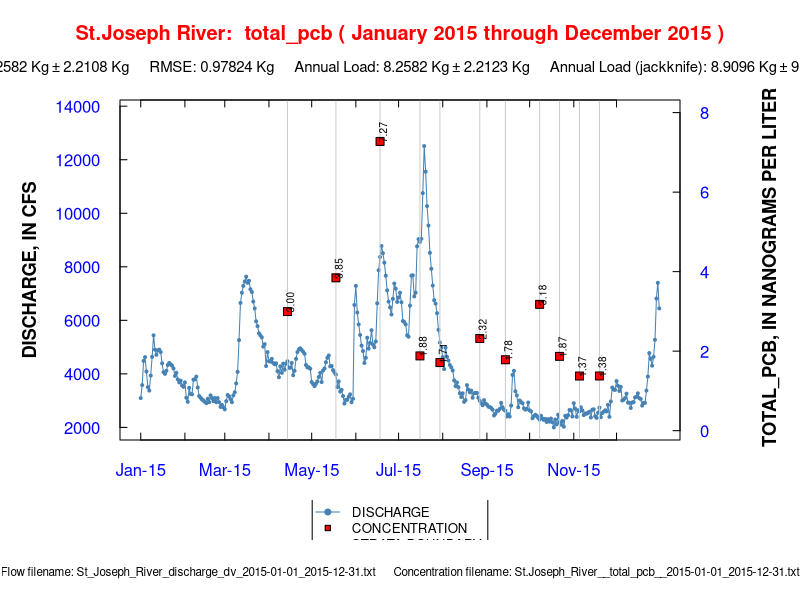
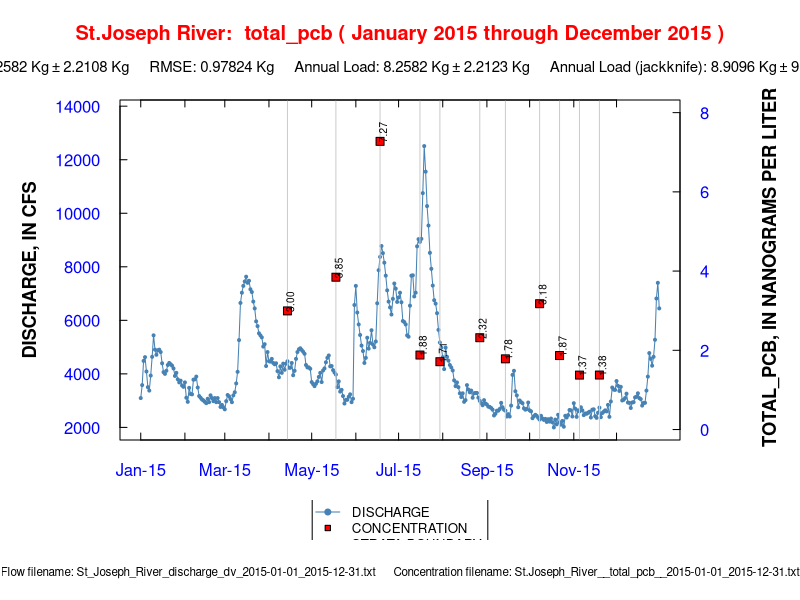

These charts were generated, in order, by the following R code:
 flow<-data.frame(cbind(Date=1,Q=rep(0,         365 )))
 colnames(flow)<-c("Date","Q")
 conc<-data.frame(cbind(Date=1,Q=rep(0,          11 )))
 colnames(conc)<-c("Date","Conc")
 num_strata<-1
 bound<-data.frame(Date=rep(0,           0 ))
 strata<-data.frame(Date=rep(0,           1 ))
flow$Date[1] <- "2015-01-01"; flow$Q[1] <-3095.499
flow$Date[2] <- "2015-01-02"; flow$Q[2] <-3579.569
flow$Date[3] <- "2015-01-03"; flow$Q[3] <-4484.015
flow$Date[4] <- "2015-01-04"; flow$Q[4] <-4624.141
flow$Date[5] <- "2015-01-05"; flow$Q[5] <-4089.116
flow$Date[6] <- "2015-01-06"; flow$Q[6] <-3503.137
flow$Date[7] <- "2015-01-07"; flow$Q[7] <-3375.750
flow$Date[8] <- "2015-01-08"; flow$Q[8] <-3936.252
flow$Date[9] <- "2015-01-09"; flow$Q[9] <-4636.879
flow$Date[10] <- "2015-01-10"; flow$Q[10] <-5439.416
flow$Date[11] <- "2015-01-11"; flow$Q[11] <-4904.392
flow$Date[12] <- "2015-01-12"; flow$Q[12] <-4713.312
flow$Date[13] <- "2015-01-13"; flow$Q[13] <-4878.914
flow$Date[14] <- "2015-01-14"; flow$Q[14] <-4904.392
flow$Date[15] <- "2015-01-15"; flow$Q[15] <-4815.221
flow$Date[16] <- "2015-01-16"; flow$Q[16] <-4394.845
flow$Date[17] <- "2015-01-17"; flow$Q[17] <-4063.639
flow$Date[18] <- "2015-01-18"; flow$Q[18] <-3999.945
flow$Date[19] <- "2015-01-19"; flow$Q[19] <-4114.594
flow$Date[20] <- "2015-01-20"; flow$Q[20] <-4331.151
flow$Date[21] <- "2015-01-21"; flow$Q[21] <-4407.583
flow$Date[22] <- "2015-01-22"; flow$Q[22] <-4356.628
flow$Date[23] <- "2015-01-23"; flow$Q[23] <-4305.674
flow$Date[24] <- "2015-01-24"; flow$Q[24] <-4203.764
flow$Date[25] <- "2015-01-25"; flow$Q[25] <-3923.513
flow$Date[26] <- "2015-01-26"; flow$Q[26] <-4038.161
flow$Date[27] <- "2015-01-27"; flow$Q[27] <-3796.127
flow$Date[28] <- "2015-01-28"; flow$Q[28] <-3681.478
flow$Date[29] <- "2015-01-29"; flow$Q[29] <-3745.172
flow$Date[30] <- "2015-01-30"; flow$Q[30] <-3566.830
flow$Date[31] <- "2015-01-31"; flow$Q[31] <-3515.876
flow$Date[32] <- "2015-02-01"; flow$Q[32] <-3681.478
flow$Date[33] <- "2015-02-02"; flow$Q[33] <-3108.238
flow$Date[34] <- "2015-02-03"; flow$Q[34] <-2955.374
flow$Date[35] <- "2015-02-04"; flow$Q[35] <-3477.660
flow$Date[36] <- "2015-02-05"; flow$Q[36] <-3248.363
flow$Date[37] <- "2015-02-06"; flow$Q[37] <-3235.625
flow$Date[38] <- "2015-02-07"; flow$Q[38] <-3783.388
flow$Date[39] <- "2015-02-08"; flow$Q[39] <-3796.127
flow$Date[40] <- "2015-02-09"; flow$Q[40] <-3898.036
flow$Date[41] <- "2015-02-10"; flow$Q[41] <-3490.398
flow$Date[42] <- "2015-02-11"; flow$Q[42] <-3171.931
flow$Date[43] <- "2015-02-12"; flow$Q[43] <-3108.238
flow$Date[44] <- "2015-02-13"; flow$Q[44] <-3044.544
flow$Date[45] <- "2015-02-14"; flow$Q[45] <-3006.328
flow$Date[46] <- "2015-02-15"; flow$Q[46] <-2955.374
flow$Date[47] <- "2015-02-16"; flow$Q[47] <-2904.419
flow$Date[48] <- "2015-02-17"; flow$Q[48] <-3070.022
flow$Date[49] <- "2015-02-18"; flow$Q[49] <-2942.635
flow$Date[50] <- "2015-02-19"; flow$Q[50] <-3197.409
flow$Date[51] <- "2015-02-20"; flow$Q[51] <-3095.499
flow$Date[52] <- "2015-02-21"; flow$Q[52] <-2980.851
flow$Date[53] <- "2015-02-22"; flow$Q[53] <-3095.499
flow$Date[54] <- "2015-02-23"; flow$Q[54] <-2942.635
flow$Date[55] <- "2015-02-24"; flow$Q[55] <-3095.499
flow$Date[56] <- "2015-02-25"; flow$Q[56] <-2942.635
flow$Date[57] <- "2015-02-26"; flow$Q[57] <-2764.294
flow$Date[58] <- "2015-02-27"; flow$Q[58] <-2840.726
flow$Date[59] <- "2015-02-28"; flow$Q[59] <-2751.555
flow$Date[60] <- "2015-03-01"; flow$Q[60] <-2675.123
flow$Date[61] <- "2015-03-02"; flow$Q[61] <-2980.851
flow$Date[62] <- "2015-03-03"; flow$Q[62] <-3210.147
flow$Date[63] <- "2015-03-04"; flow$Q[63] <-3159.193
flow$Date[64] <- "2015-03-05"; flow$Q[64] <-3057.283
flow$Date[65] <- "2015-03-06"; flow$Q[65] <-2942.635
flow$Date[66] <- "2015-03-07"; flow$Q[66] <-3197.409
flow$Date[67] <- "2015-03-08"; flow$Q[67] <-3312.057
flow$Date[68] <- "2015-03-09"; flow$Q[68] <-3643.262
flow$Date[69] <- "2015-03-10"; flow$Q[69] <-4076.378
flow$Date[70] <- "2015-03-11"; flow$Q[70] <-5261.075
flow$Date[71] <- "2015-03-12"; flow$Q[71] <-6649.591
flow$Date[72] <- "2015-03-13"; flow$Q[72] <-7031.751
flow$Date[73] <- "2015-03-14"; flow$Q[73] <-7286.525
flow$Date[74] <- "2015-03-15"; flow$Q[74] <-7452.128
flow$Date[75] <- "2015-03-16"; flow$Q[75] <-7630.469
flow$Date[76] <- "2015-03-17"; flow$Q[76] <-7401.173
flow$Date[77] <- "2015-03-18"; flow$Q[77] <-7477.605
flow$Date[78] <- "2015-03-19"; flow$Q[78] <-7159.138
flow$Date[79] <- "2015-03-20"; flow$Q[79] <-7057.229
flow$Date[80] <- "2015-03-21"; flow$Q[80] <-6700.546
flow$Date[81] <- "2015-03-22"; flow$Q[81] <-6445.772
flow$Date[82] <- "2015-03-23"; flow$Q[82] <-5961.702
flow$Date[83] <- "2015-03-24"; flow$Q[83] <-5783.361
flow$Date[84] <- "2015-03-25"; flow$Q[84] <-5515.848
flow$Date[85] <- "2015-03-26"; flow$Q[85] <-5439.416
flow$Date[86] <- "2015-03-27"; flow$Q[86] <-5362.984
flow$Date[87] <- "2015-03-28"; flow$Q[87] <-5019.040
flow$Date[88] <- "2015-03-29"; flow$Q[88] <-5108.211
flow$Date[89] <- "2015-03-30"; flow$Q[89] <-4292.935
flow$Date[90] <- "2015-03-31"; flow$Q[90] <-4815.221
flow$Date[91] <- "2015-04-01"; flow$Q[91] <-4471.277
flow$Date[92] <- "2015-04-02"; flow$Q[92] <-4458.538
flow$Date[93] <- "2015-04-03"; flow$Q[93] <-4560.447
flow$Date[94] <- "2015-04-04"; flow$Q[94] <-4407.583
flow$Date[95] <- "2015-04-05"; flow$Q[95] <-4356.628
flow$Date[96] <- "2015-04-06"; flow$Q[96] <-4394.845
flow$Date[97] <- "2015-04-07"; flow$Q[97] <-4101.855
flow$Date[98] <- "2015-04-08"; flow$Q[98] <-3872.559
flow$Date[99] <- "2015-04-09"; flow$Q[99] <-4280.196
flow$Date[100] <- "2015-04-10"; flow$Q[100] <-4038.161
flow$Date[101] <- "2015-04-11"; flow$Q[101] <-4382.106
flow$Date[102] <- "2015-04-12"; flow$Q[102] <-4152.810
flow$Date[103] <- "2015-04-13"; flow$Q[103] <-4382.106
flow$Date[104] <- "2015-04-14"; flow$Q[104] <-4471.277
flow$Date[105] <- "2015-04-15"; flow$Q[105] <-4229.242
flow$Date[106] <- "2015-04-16"; flow$Q[106] <-4229.242
flow$Date[107] <- "2015-04-17"; flow$Q[107] <-4407.583
flow$Date[108] <- "2015-04-18"; flow$Q[108] <-3948.991
flow$Date[109] <- "2015-04-19"; flow$Q[109] <-4114.594
flow$Date[110] <- "2015-04-20"; flow$Q[110] <-4560.447
flow$Date[111] <- "2015-04-21"; flow$Q[111] <-4815.221
flow$Date[112] <- "2015-04-22"; flow$Q[112] <-4917.130
flow$Date[113] <- "2015-04-23"; flow$Q[113] <-4955.346
flow$Date[114] <- "2015-04-24"; flow$Q[114] <-4891.653
flow$Date[115] <- "2015-04-25"; flow$Q[115] <-4827.960
flow$Date[116] <- "2015-04-26"; flow$Q[116] <-4751.528
flow$Date[117] <- "2015-04-27"; flow$Q[117] <-4331.151
flow$Date[118] <- "2015-04-28"; flow$Q[118] <-4241.980
flow$Date[119] <- "2015-04-29"; flow$Q[119] <-4241.980
flow$Date[120] <- "2015-04-30"; flow$Q[120] <-4191.026
flow$Date[121] <- "2015-05-01"; flow$Q[121] <-3694.217
flow$Date[122] <- "2015-05-02"; flow$Q[122] <-3617.785
flow$Date[123] <- "2015-05-03"; flow$Q[123] <-3541.353
flow$Date[124] <- "2015-05-04"; flow$Q[124] <-3630.524
flow$Date[125] <- "2015-05-05"; flow$Q[125] <-3719.694
flow$Date[126] <- "2015-05-06"; flow$Q[126] <-3885.297
flow$Date[127] <- "2015-05-07"; flow$Q[127] <-4038.161
flow$Date[128] <- "2015-05-08"; flow$Q[128] <-3694.217
flow$Date[129] <- "2015-05-09"; flow$Q[129] <-4127.332
flow$Date[130] <- "2015-05-10"; flow$Q[130] <-4203.764
flow$Date[131] <- "2015-05-11"; flow$Q[131] <-4433.061
flow$Date[132] <- "2015-05-12"; flow$Q[132] <-4598.663
flow$Date[133] <- "2015-05-13"; flow$Q[133] <-4687.834
flow$Date[134] <- "2015-05-14"; flow$Q[134] <-4280.196
flow$Date[135] <- "2015-05-15"; flow$Q[135] <-4292.935
flow$Date[136] <- "2015-05-16"; flow$Q[136] <-4140.071
flow$Date[137] <- "2015-05-17"; flow$Q[137] <-4050.900
flow$Date[138] <- "2015-05-18"; flow$Q[138] <-3974.468
flow$Date[139] <- "2015-05-19"; flow$Q[139] <-3503.137
flow$Date[140] <- "2015-05-20"; flow$Q[140] <-3719.694
flow$Date[141] <- "2015-05-21"; flow$Q[141] <-3337.534
flow$Date[142] <- "2015-05-22"; flow$Q[142] <-3401.227
flow$Date[143] <- "2015-05-23"; flow$Q[143] <-3171.931
flow$Date[144] <- "2015-05-24"; flow$Q[144] <-2891.680
flow$Date[145] <- "2015-05-25"; flow$Q[145] <-3031.806
flow$Date[146] <- "2015-05-26"; flow$Q[146] <-3031.806
flow$Date[147] <- "2015-05-27"; flow$Q[147] <-3146.454
flow$Date[148] <- "2015-05-28"; flow$Q[148] <-3235.625
flow$Date[149] <- "2015-05-29"; flow$Q[149] <-2942.635
flow$Date[150] <- "2015-05-30"; flow$Q[150] <-3070.022
flow$Date[151] <- "2015-05-31"; flow$Q[151] <-6573.159
flow$Date[152] <- "2015-06-01"; flow$Q[152] <-7286.525
flow$Date[153] <- "2015-06-02"; flow$Q[153] <-6292.908
flow$Date[154] <- "2015-06-03"; flow$Q[154] <-5847.054
flow$Date[155] <- "2015-06-04"; flow$Q[155] <-5452.155
flow$Date[156] <- "2015-06-05"; flow$Q[156] <-5057.256
flow$Date[157] <- "2015-06-06"; flow$Q[157] <-4853.437
flow$Date[158] <- "2015-06-07"; flow$Q[158] <-4407.583
flow$Date[159] <- "2015-06-08"; flow$Q[159] <-4598.663
flow$Date[160] <- "2015-06-09"; flow$Q[160] <-5350.245
flow$Date[161] <- "2015-06-10"; flow$Q[161] <-4942.608
flow$Date[162] <- "2015-06-11"; flow$Q[162] <-5159.165
flow$Date[163] <- "2015-06-12"; flow$Q[163] <-5630.496
flow$Date[164] <- "2015-06-13"; flow$Q[164] <-5095.472
flow$Date[165] <- "2015-06-14"; flow$Q[165] <-4993.562
flow$Date[166] <- "2015-06-15"; flow$Q[166] <-5210.120
flow$Date[167] <- "2015-06-16"; flow$Q[167] <-6636.852
flow$Date[168] <- "2015-06-17"; flow$Q[168] <-7872.504
flow$Date[169] <- "2015-06-18"; flow$Q[169] <-8369.313
flow$Date[170] <- "2015-06-19"; flow$Q[170] <-8776.950
flow$Date[171] <- "2015-06-20"; flow$Q[171] <-8509.438
flow$Date[172] <- "2015-06-21"; flow$Q[172] <-8152.755
flow$Date[173] <- "2015-06-22"; flow$Q[173] <-7668.685
flow$Date[174] <- "2015-06-23"; flow$Q[174] <-7120.922
flow$Date[175] <- "2015-06-24"; flow$Q[175] <-6700.546
flow$Date[176] <- "2015-06-25"; flow$Q[176] <-6483.988
flow$Date[177] <- "2015-06-26"; flow$Q[177] <-6216.476
flow$Date[178] <- "2015-06-27"; flow$Q[178] <-6802.455
flow$Date[179] <- "2015-06-28"; flow$Q[179] <-7375.696
flow$Date[180] <- "2015-06-29"; flow$Q[180] <-7184.615
flow$Date[181] <- "2015-06-30"; flow$Q[181] <-6687.807
flow$Date[182] <- "2015-07-01"; flow$Q[182] <-6853.410
flow$Date[183] <- "2015-07-02"; flow$Q[183] <-7031.751
flow$Date[184] <- "2015-07-03"; flow$Q[184] <-6675.068
flow$Date[185] <- "2015-07-04"; flow$Q[185] <-5974.441
flow$Date[186] <- "2015-07-05"; flow$Q[186] <-5936.225
flow$Date[187] <- "2015-07-06"; flow$Q[187] <-5847.054
flow$Date[188] <- "2015-07-07"; flow$Q[188] <-5439.416
flow$Date[189] <- "2015-07-08"; flow$Q[189] <-5388.462
flow$Date[190] <- "2015-07-09"; flow$Q[190] <-6547.681
flow$Date[191] <- "2015-07-10"; flow$Q[191] <-7668.685
flow$Date[192] <- "2015-07-11"; flow$Q[192] <-7681.424
flow$Date[193] <- "2015-07-12"; flow$Q[193] <-6891.626
flow$Date[194] <- "2015-07-13"; flow$Q[194] <-7031.751
flow$Date[195] <- "2015-07-14"; flow$Q[195] <-8764.212
flow$Date[196] <- "2015-07-15"; flow$Q[196] <-9031.724
flow$Date[197] <- "2015-07-16"; flow$Q[197] <-8929.815
flow$Date[198] <- "2015-07-17"; flow$Q[198] <-9044.463
flow$Date[199] <- "2015-07-18"; flow$Q[199] <-10751.446
flow$Date[200] <- "2015-07-19"; flow$Q[200] <-12509.384
flow$Date[201] <- "2015-07-20"; flow$Q[201] <-11553.983
flow$Date[202] <- "2015-07-21"; flow$Q[202] <-10267.376
flow$Date[203] <- "2015-07-22"; flow$Q[203] <-9541.271
flow$Date[204] <- "2015-07-23"; flow$Q[204] <-8522.177
flow$Date[205] <- "2015-07-24"; flow$Q[205] <-7923.459
flow$Date[206] <- "2015-07-25"; flow$Q[206] <-7299.264
flow$Date[207] <- "2015-07-26"; flow$Q[207] <-6751.500
flow$Date[208] <- "2015-07-27"; flow$Q[208] <-6624.113
flow$Date[209] <- "2015-07-28"; flow$Q[209] <-6267.430
flow$Date[210] <- "2015-07-29"; flow$Q[210] <-5643.235
flow$Date[211] <- "2015-07-30"; flow$Q[211] <-5171.904
flow$Date[212] <- "2015-07-31"; flow$Q[212] <-4980.824
flow$Date[213] <- "2015-08-01"; flow$Q[213] <-4624.141
flow$Date[214] <- "2015-08-02"; flow$Q[214] <-4178.287
flow$Date[215] <- "2015-08-03"; flow$Q[215] <-4980.824
flow$Date[216] <- "2015-08-04"; flow$Q[216] <-4636.879
flow$Date[217] <- "2015-08-05"; flow$Q[217] <-4496.754
flow$Date[218] <- "2015-08-06"; flow$Q[218] <-4331.151
flow$Date[219] <- "2015-08-07"; flow$Q[219] <-4241.980
flow$Date[220] <- "2015-08-08"; flow$Q[220] <-4127.332
flow$Date[221] <- "2015-08-09"; flow$Q[221] <-3757.911
flow$Date[222] <- "2015-08-10"; flow$Q[222] <-3541.353
flow$Date[223] <- "2015-08-11"; flow$Q[223] <-3681.478
flow$Date[224] <- "2015-08-12"; flow$Q[224] <-3503.137
flow$Date[225] <- "2015-08-13"; flow$Q[225] <-3273.841
flow$Date[226] <- "2015-08-14"; flow$Q[226] <-3133.715
flow$Date[227] <- "2015-08-15"; flow$Q[227] <-3273.841
flow$Date[228] <- "2015-08-16"; flow$Q[228] <-2955.374
flow$Date[229] <- "2015-08-17"; flow$Q[229] <-3019.067
flow$Date[230] <- "2015-08-18"; flow$Q[230] <-3579.569
flow$Date[231] <- "2015-08-19"; flow$Q[231] <-3413.966
flow$Date[232] <- "2015-08-20"; flow$Q[232] <-3312.057
flow$Date[233] <- "2015-08-21"; flow$Q[233] <-3375.750
flow$Date[234] <- "2015-08-22"; flow$Q[234] <-3108.238
flow$Date[235] <- "2015-08-23"; flow$Q[235] <-3273.841
flow$Date[236] <- "2015-08-24"; flow$Q[236] <-3286.579
flow$Date[237] <- "2015-08-25"; flow$Q[237] <-3286.579
flow$Date[238] <- "2015-08-26"; flow$Q[238] <-3108.238
flow$Date[239] <- "2015-08-27"; flow$Q[239] <-2993.590
flow$Date[240] <- "2015-08-28"; flow$Q[240] <-2904.419
flow$Date[241] <- "2015-08-29"; flow$Q[241] <-2827.987
flow$Date[242] <- "2015-08-30"; flow$Q[242] <-3019.067
flow$Date[243] <- "2015-08-31"; flow$Q[243] <-2891.680
flow$Date[244] <- "2015-09-01"; flow$Q[244] <-2853.464
flow$Date[245] <- "2015-09-02"; flow$Q[245] <-2777.032
flow$Date[246] <- "2015-09-03"; flow$Q[246] <-2764.294
flow$Date[247] <- "2015-09-04"; flow$Q[247] <-2726.077
flow$Date[248] <- "2015-09-05"; flow$Q[248] <-2662.384
flow$Date[249] <- "2015-09-06"; flow$Q[249] <-2445.827
flow$Date[250] <- "2015-09-07"; flow$Q[250] <-2509.520
flow$Date[251] <- "2015-09-08"; flow$Q[251] <-2624.168
flow$Date[252] <- "2015-09-09"; flow$Q[252] <-2624.168
flow$Date[253] <- "2015-09-10"; flow$Q[253] <-2687.861
flow$Date[254] <- "2015-09-11"; flow$Q[254] <-2917.158
flow$Date[255] <- "2015-09-12"; flow$Q[255] <-2751.555
flow$Date[256] <- "2015-09-13"; flow$Q[256] <-2662.384
flow$Date[257] <- "2015-09-14"; flow$Q[257] <-2624.168
flow$Date[258] <- "2015-09-15"; flow$Q[258] <-2407.610
flow$Date[259] <- "2015-09-16"; flow$Q[259] <-2496.781
flow$Date[260] <- "2015-09-17"; flow$Q[260] <-2407.610
flow$Date[261] <- "2015-09-18"; flow$Q[261] <-2815.248
flow$Date[262] <- "2015-09-19"; flow$Q[262] <-3961.729
flow$Date[263] <- "2015-09-20"; flow$Q[263] <-4114.594
flow$Date[264] <- "2015-09-21"; flow$Q[264] <-3350.273
flow$Date[265] <- "2015-09-22"; flow$Q[265] <-3197.409
flow$Date[266] <- "2015-09-23"; flow$Q[266] <-2751.555
flow$Date[267] <- "2015-09-24"; flow$Q[267] <-3006.328
flow$Date[268] <- "2015-09-25"; flow$Q[268] <-2942.635
flow$Date[269] <- "2015-09-26"; flow$Q[269] <-2904.419
flow$Date[270] <- "2015-09-27"; flow$Q[270] <-2713.339
flow$Date[271] <- "2015-09-28"; flow$Q[271] <-2662.384
flow$Date[272] <- "2015-09-29"; flow$Q[272] <-2687.861
flow$Date[273] <- "2015-09-30"; flow$Q[273] <-2929.896
flow$Date[274] <- "2015-10-01"; flow$Q[274] <-2636.907
flow$Date[275] <- "2015-10-02"; flow$Q[275] <-2598.691
flow$Date[276] <- "2015-10-03"; flow$Q[276] <-2343.917
flow$Date[277] <- "2015-10-04"; flow$Q[277] <-2420.349
flow$Date[278] <- "2015-10-05"; flow$Q[278] <-2471.304
flow$Date[279] <- "2015-10-06"; flow$Q[279] <-2433.088
flow$Date[280] <- "2015-10-07"; flow$Q[280] <-2356.656
flow$Date[281] <- "2015-10-08"; flow$Q[281] <-2292.962
flow$Date[282] <- "2015-10-09"; flow$Q[282] <-2433.088
flow$Date[283] <- "2015-10-10"; flow$Q[283] <-2331.178
flow$Date[284] <- "2015-10-11"; flow$Q[284] <-2280.224
flow$Date[285] <- "2015-10-12"; flow$Q[285] <-2318.440
flow$Date[286] <- "2015-10-13"; flow$Q[286] <-2203.792
flow$Date[287] <- "2015-10-14"; flow$Q[287] <-2305.701
flow$Date[288] <- "2015-10-15"; flow$Q[288] <-2216.530
flow$Date[289] <- "2015-10-16"; flow$Q[289] <-2331.178
flow$Date[290] <- "2015-10-17"; flow$Q[290] <-2191.053
flow$Date[291] <- "2015-10-18"; flow$Q[291] <-1999.973
flow$Date[292] <- "2015-10-19"; flow$Q[292] <-2292.962
flow$Date[293] <- "2015-10-20"; flow$Q[293] <-2114.621
flow$Date[294] <- "2015-10-21"; flow$Q[294] <-2471.304
flow$Date[295] <- "2015-10-22"; flow$Q[295] <-2191.053
flow$Date[296] <- "2015-10-23"; flow$Q[296] <-2101.882
flow$Date[297] <- "2015-10-24"; flow$Q[297] <-2242.008
flow$Date[298] <- "2015-10-25"; flow$Q[298] <-2025.450
flow$Date[299] <- "2015-10-26"; flow$Q[299] <-2433.088
flow$Date[300] <- "2015-10-27"; flow$Q[300] <-2369.394
flow$Date[301] <- "2015-10-28"; flow$Q[301] <-2458.565
flow$Date[302] <- "2015-10-29"; flow$Q[302] <-2649.645
flow$Date[303] <- "2015-10-30"; flow$Q[303] <-2636.907
flow$Date[304] <- "2015-10-31"; flow$Q[304] <-2407.610
flow$Date[305] <- "2015-11-01"; flow$Q[305] <-2904.419
flow$Date[306] <- "2015-11-02"; flow$Q[306] <-2700.600
flow$Date[307] <- "2015-11-03"; flow$Q[307] <-2394.872
flow$Date[308] <- "2015-11-04"; flow$Q[308] <-2636.907
flow$Date[309] <- "2015-11-05"; flow$Q[309] <-2598.691
flow$Date[310] <- "2015-11-06"; flow$Q[310] <-2751.555
flow$Date[311] <- "2015-11-07"; flow$Q[311] <-2636.907
flow$Date[312] <- "2015-11-08"; flow$Q[312] <-2458.565
flow$Date[313] <- "2015-11-09"; flow$Q[313] <-2522.259
flow$Date[314] <- "2015-11-10"; flow$Q[314] <-2509.520
flow$Date[315] <- "2015-11-11"; flow$Q[315] <-2547.736
flow$Date[316] <- "2015-11-12"; flow$Q[316] <-2585.952
flow$Date[317] <- "2015-11-13"; flow$Q[317] <-2369.394
flow$Date[318] <- "2015-11-14"; flow$Q[318] <-2662.384
flow$Date[319] <- "2015-11-15"; flow$Q[319] <-2675.123
flow$Date[320] <- "2015-11-16"; flow$Q[320] <-2420.349
flow$Date[321] <- "2015-11-17"; flow$Q[321] <-2356.656
flow$Date[322] <- "2015-11-18"; flow$Q[322] <-2547.736
flow$Date[323] <- "2015-11-19"; flow$Q[323] <-2738.816
flow$Date[324] <- "2015-11-20"; flow$Q[324] <-2382.133
flow$Date[325] <- "2015-11-21"; flow$Q[325] <-2534.997
flow$Date[326] <- "2015-11-22"; flow$Q[326] <-2585.952
flow$Date[327] <- "2015-11-23"; flow$Q[327] <-2636.907
flow$Date[328] <- "2015-11-24"; flow$Q[328] <-2598.691
flow$Date[329] <- "2015-11-25"; flow$Q[329] <-2840.726
flow$Date[330] <- "2015-11-26"; flow$Q[330] <-2394.872
flow$Date[331] <- "2015-11-27"; flow$Q[331] <-2968.112
flow$Date[332] <- "2015-11-28"; flow$Q[332] <-3490.398
flow$Date[333] <- "2015-11-29"; flow$Q[333] <-3413.966
flow$Date[334] <- "2015-11-30"; flow$Q[334] <-3401.227
flow$Date[335] <- "2015-12-01"; flow$Q[335] <-3732.433
flow$Date[336] <- "2015-12-02"; flow$Q[336] <-3554.092
flow$Date[337] <- "2015-12-03"; flow$Q[337] <-3363.011
flow$Date[338] <- "2015-12-04"; flow$Q[338] <-3515.876
flow$Date[339] <- "2015-12-05"; flow$Q[339] <-3006.328
flow$Date[340] <- "2015-12-06"; flow$Q[340] <-3031.806
flow$Date[341] <- "2015-12-07"; flow$Q[341] <-3095.499
flow$Date[342] <- "2015-12-08"; flow$Q[342] <-3261.102
flow$Date[343] <- "2015-12-09"; flow$Q[343] <-2929.896
flow$Date[344] <- "2015-12-10"; flow$Q[344] <-2917.158
flow$Date[345] <- "2015-12-11"; flow$Q[345] <-2726.077
flow$Date[346] <- "2015-12-12"; flow$Q[346] <-2929.896
flow$Date[347] <- "2015-12-13"; flow$Q[347] <-2942.635
flow$Date[348] <- "2015-12-14"; flow$Q[348] <-3120.977
flow$Date[349] <- "2015-12-15"; flow$Q[349] <-3146.454
flow$Date[350] <- "2015-12-16"; flow$Q[350] <-3273.841
flow$Date[351] <- "2015-12-17"; flow$Q[351] <-3095.499
flow$Date[352] <- "2015-12-18"; flow$Q[352] <-3057.283
flow$Date[353] <- "2015-12-19"; flow$Q[353] <-2815.248
flow$Date[354] <- "2015-12-20"; flow$Q[354] <-2917.158
flow$Date[355] <- "2015-12-21"; flow$Q[355] <-2917.158
flow$Date[356] <- "2015-12-22"; flow$Q[356] <-3375.750
flow$Date[357] <- "2015-12-23"; flow$Q[357] <-3898.036
flow$Date[358] <- "2015-12-24"; flow$Q[358] <-4777.005
flow$Date[359] <- "2015-12-25"; flow$Q[359] <-4560.447
flow$Date[360] <- "2015-12-26"; flow$Q[360] <-4305.674
flow$Date[361] <- "2015-12-27"; flow$Q[361] <-4636.879
flow$Date[362] <- "2015-12-28"; flow$Q[362] <-5273.813
flow$Date[363] <- "2015-12-29"; flow$Q[363] <-6815.194
flow$Date[364] <- "2015-12-30"; flow$Q[364] <-7401.173
flow$Date[365] <- "2015-12-31"; flow$Q[365] <-6445.772
conc$Date[1] <- "2015-04-14"; conc$Conc[1] <- 2.995
conc$Date[2] <- "2015-05-18"; conc$Conc[2] <- 3.845
conc$Date[3] <- "2015-06-18"; conc$Conc[3] <- 7.274
conc$Date[4] <- "2015-07-16"; conc$Conc[4] <- 1.880
conc$Date[5] <- "2015-07-30"; conc$Conc[5] <- 1.712
conc$Date[6] <- "2015-08-27"; conc$Conc[6] <- 2.318
conc$Date[7] <- "2015-09-14"; conc$Conc[7] <- 1.784
conc$Date[8] <- "2015-10-08"; conc$Conc[8] <- 3.177
conc$Date[9] <- "2015-10-22"; conc$Conc[9] <- 1.868
conc$Date[10] <- "2015-11-05"; conc$Conc[10] <- 1.374
conc$Date[11] <- "2015-11-19"; conc$Conc[11] <- 1.375
 dummy<-runif(length(flow$Date))*max(conc$Conc)*1.1
 flow$Date<-as.Date(flow$Date)
 conc$Date<-as.Date(conc$Date)
 first<-flow$Date[1]
 last<-flow$Date[length(flow$Date)]
 datetext<-paste(format(first,format="%B %Y"),"through",format(last,format="%B %Y"))
 strata$Date[1]<-mean(flow$Date[flow$Date<=bound$Date[1]])
 strata$Date[num_strata]<-mean(flow$Date[flow$Date>bound$Date[num_strata-1]])
 png(filename = "output/St.JosephRiver__total_pcb_20150101-20151231.png", width = 1024, height = 768, units = "px", pointsize = 12, bg = "white", res = NA)
 nf <- layout(matrix(c(1,2),2,1,byrow=F), width=2,height=c(5,1))
 # set margins: bottom, left side, top, right side
 par(mar=c(3,6,5,6))
 par(bg="white")
 par(tcl=0.35)
 y<-flow$Q
 y[y>median(y)]<-y[y>median(y)]*1.1
 plot(x=flow$Date,y=y, type="n", axes=FALSE, ann=FALSE)
 mtext("DISCHARGE, IN CFS",side=2,line=4,font=2,cex=1.1)
 lines(x=flow$Date,y=flow$Q, col="steelblue")
 points(x=flow$Date,y=flow$Q, pch=19, col="steelblue", cex=0.4)
 axis(2, col.axis="blue", las=1)
 axis.Date(1,flow$Date,col.axis="blue",format="%b-%y",at=seq(as.Date(flow$Date[1]),as.Date(flow$Date[length(flow$Date)]),"months"))
 axis.Date(1,flow$Date,side=3,labels=F,at=seq(as.Date(flow$Date[1]),as.Date(flow$Date[length(flow$Date)]),"months"))
 title.txt<-paste("St.Joseph River:  total_pcb (",datetext,")")
 title(main=title.txt, font.main=2, col.main="red",line=3)
 mtext(expression("Load: 8.2582 Kg" %+-% "2.2108 Kg     RMSE: 0.97824 Kg     Annual Load: 8.2582 Kg" %+-% "2.2123 Kg     Annual Load (jackknife): 8.9096 Kg" %+-% "9.7553 Kg"),side=3,line=1,font=2,cex=0.9)
 par(new=TRUE)
 plot(x=flow$Date,y=dummy, type="n", axes=FALSE, ann=FALSE)
 axis(4, col.axis="blue", las=1)
 mtext(" TOTAL_PCB, IN NANOGRAMS PER LITER",side=4,line=4,font=2,cex=1.1)
 abline(v=conc$Date,col="grey80")
 points(x=conc$Date,y=conc$Conc, pch=22, bg="red", cex=1.2)
 if(mean(conc$Conc)<0.1) {
text(x=conc$Date+2,y=conc$Conc + 0.240, sprintf("%.3f",conc$Conc),cex=0.6,srt=90)
 } else {
text(x=conc$Date+2,y=conc$Conc + 0.240, sprintf("%.2f",conc$Conc),cex=0.6,srt=90)
 }
 abline(v=bound$Date+1.5,col="red",lty=3,lwd=2)
 text(x=strata$Date[1],y=0.97*max(dummy),"8.2582 Kg",srt=90,cex=0.7,col="red")
 box()
 leg.txt<-c("DISCHARGE","CONCENTRATION","STRATA BOUNDARY")
 leg.col<-c("steelblue","black","red")
 leg.cex<-0.8
 leg.lty<-c(1,NA,3)
 leg.lwd<-c(1,NA,2)
 leg.pch<-c(19,22,NA)
 pt.bg<-c("black","red","black")
 par(mar=c(3,0,0,0))
 plot(1:10,1:10,type="n",axes=F,ann=F)
 mtext("Flow filename: St_Joseph_River_discharge_dv_2015-01-01_2015-12-31.txt      Concentration filename: St.Joseph_River__total_pcb__2015-01-01_2015-12-31.txt",side=1,line=1,font=1,cex=0.7)
 legend("center",legend=leg.txt,lty=leg.lty,col=leg.col,pch=leg.pch,lwd=leg.lwd,cex=leg.cex,pt.bg=pt.bg,inset=c(0.02,0.02),title="EXPLANATION")
 dev.off()
 dummy<-runif(length(flow$Date))*max(conc$Conc)*1.1
 flow$Date<-as.Date(flow$Date)
 conc$Date<-as.Date(conc$Date)
 first<-flow$Date[1]
 last<-flow$Date[length(flow$Date)]
 datetext<-paste(format(first,format="%B %Y"),"through",format(last,format="%B %Y"))
 strata$Date[1]<-mean(flow$Date[flow$Date<=bound$Date[1]])
 strata$Date[num_strata]<-mean(flow$Date[flow$Date>bound$Date[num_strata-1]])
 pdf(file = "output/St.JosephRiver__total_pcb_20150101-20151231.pdf", width = 11, height = 8.5)
 nf <- layout(matrix(c(1,2),2,1,byrow=F), width=2,height=c(5,1))
 # set margins: bottom, left side, top, right side
 par(mar=c(3,6,5,6))
 par(bg="white")
 par(tcl=0.35)
 y<-flow$Q
 y[y>median(y)]<-y[y>median(y)]*1.1
 plot(x=flow$Date,y=y, type="n", axes=FALSE, ann=FALSE)
 mtext("DISCHARGE, IN CFS",side=2,line=4,font=2,cex=1.1)
 lines(x=flow$Date,y=flow$Q, col="steelblue")
 points(x=flow$Date,y=flow$Q, pch=19, col="steelblue", cex=0.4)
 axis(2, col.axis="blue", las=1)
 axis.Date(1,flow$Date,col.axis="blue",format="%b-%y",at=seq(as.Date(flow$Date[1]),as.Date(flow$Date[length(flow$Date)]),"months"))
 axis.Date(1,flow$Date,side=3,labels=F,at=seq(as.Date(flow$Date[1]),as.Date(flow$Date[length(flow$Date)]),"months"))
 title.txt<-paste("St.Joseph River:  total_pcb (",datetext,")")
 title(main=title.txt, font.main=2, col.main="red",line=3)
 mtext(expression("Load: 8.2582 Kg" %+-% "2.2108 Kg     RMSE: 0.97824 Kg     Annual Load: 8.2582 Kg" %+-% "2.2123 Kg     Annual Load (jackknife): 8.9096 Kg" %+-% "9.7553 Kg"),side=3,line=1,font=2,cex=0.9)
 par(new=TRUE)
 plot(x=flow$Date,y=dummy, type="n", axes=FALSE, ann=FALSE)
 axis(4, col.axis="blue", las=1)
 mtext(" TOTAL_PCB, IN NANOGRAMS PER LITER",side=4,line=4,font=2,cex=1.1)
 abline(v=conc$Date,col="grey80")
 points(x=conc$Date,y=conc$Conc, pch=22, bg="red", cex=1.2)
 if(mean(conc$Conc)<0.1) {
text(x=conc$Date+2,y=conc$Conc + 0.240, sprintf("%.3f",conc$Conc),cex=0.6,srt=90)
 } else {
text(x=conc$Date+2,y=conc$Conc + 0.240, sprintf("%.2f",conc$Conc),cex=0.6,srt=90)
 }
 abline(v=bound$Date+1.5,col="red",lty=3,lwd=2)
 text(x=strata$Date[1],y=0.97*max(dummy),"8.2582 Kg",srt=90,cex=0.7,col="red")
 box()
 leg.txt<-c("DISCHARGE","CONCENTRATION","STRATA BOUNDARY")
 leg.col<-c("steelblue","black","red")
 leg.cex<-0.8
 leg.lty<-c(1,NA,3)
 leg.lwd<-c(1,NA,2)
 leg.pch<-c(19,22,NA)
 pt.bg<-c("black","red","black")
 par(mar=c(3,0,0,0))
 plot(1:10,1:10,type="n",axes=F,ann=F)
 mtext("Flow filename: St_Joseph_River_discharge_dv_2015-01-01_2015-12-31.txt      Concentration filename: St.Joseph_River__total_pcb__2015-01-01_2015-12-31.txt",side=1,line=1,font=1,cex=0.7)
 legend("center",legend=leg.txt,lty=leg.lty,col=leg.col,pch=leg.pch,lwd=leg.lwd,cex=leg.cex,pt.bg=pt.bg,inset=c(0.02,0.02),title="EXPLANATION")
 dev.off()
